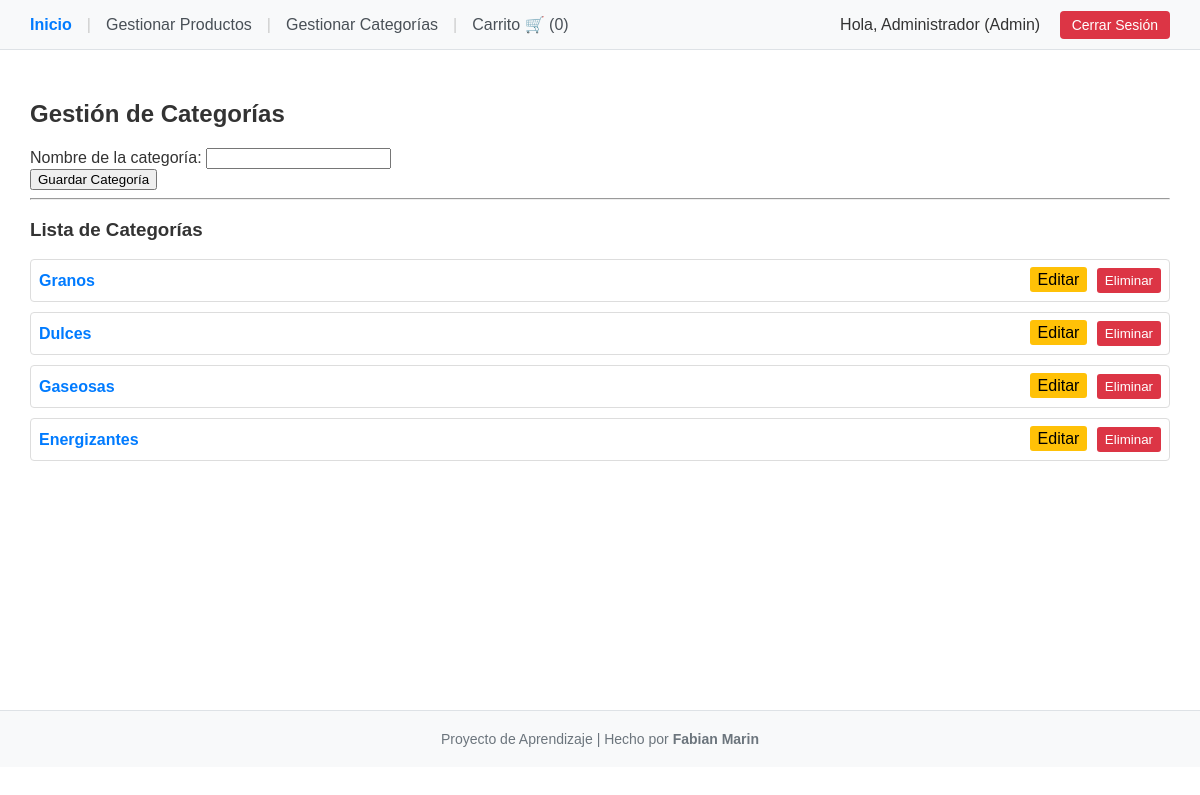
Screenshot of /categorias (signed in) with the database file from the repository.
### tables this page shows
CREATE TABLE categorias (
            id INTEGER PRIMARY KEY AUTOINCREMENT,
            nombre TEXT NOT NULL
        );

### app.py (the view, shortened to what this page needs)
@app.route('/categorias', methods=['GET', 'POST'])
def categorias():
    if session.get('rol') != 'admin':
        flash("Acceso denegado. Debes iniciar sesión como administrador.", "error")
        return redirect(url_for('login'))
    conn = get_db_connection()
    categorias_db = conn.execute('SELECT * FROM categorias').fetchall()
    conn.close()
    return render_template('categorias.html', categorias_html=categorias_db)

### app.py (called while the page is built)
def get_db_connection():
    conn = sqlite3.connect('tienda.db')
    conn.row_factory = sqlite3.Row
    return conn

@app.context_processor
def inject_cart_count():
    carrito = session.get('carrito', {})
    total_items = sum(carrito.values())
    return dict(total_carrito=total_items)

### templates/categorias.html
{% extends 'base.html' %}
{% block content %}
<h2>Gestión de Categorías</h2>
<form action="/categorias" method="POST">
    <div>
        <label for="nombre">Nombre de la categoría:</label>
        <input type="text" id="nombre" name="nombre" required>
    </div>
    <button type="submit">Guardar Categoría</button>
</form>
<hr>
<h3>Lista de Categorías</h3>
<ul style="list-style-type: none; padding: 0;">
    {% for cat in categorias_html %}
    <li
        style="margin-bottom: 10px; padding: 8px; border: 1px solid #ddd; border-radius: 4px; display: flex; justify-content: space-between; align-items: center;">
        <a href="/categoria/{{ cat.id }}/productos" style="font-weight: bold; text-decoration: none; color: #007bff;">
            {{ cat.nombre }}
        </a>
        <div>
            <a href="/categorias/editar/{{ cat.id }}"
                style="background-color: #ffc107; color: black; padding: 4px 8px; text-decoration: none; border-radius: 3px; margin-right: 5px;">Editar</a>
            <form action="/categorias/eliminar/{{ cat.id }}" method="POST"
                style="display: inline; margin: 0; padding: 0;">
                <button type="submit"
                    style="background-color: #dc3545; color: white; border: none; padding: 5px 8px; border-radius: 3px; cursor: pointer;"
                    onclick="return confirm('¿Estás seguro de eliminar esta categoría?');">Eliminar</button>
            </form>
        </div>
    </li>
    {% endfor %}
</ul>
{% endblock %}

### static/css/style.css (style rules this page uses)
body { font-family: Arial, sans-serif; margin: 0; padding: 0; background-color: #ffffff; color: #333333; }

### rows the page displays
categorias: nombre "Granos"
categorias: nombre "Dulces"
categorias: nombre "Gaseosas"
categorias: nombre "Energizantes"

### other values shown
{{ total_carrito }} "0"
{{ session.get('nombre_usuario') }} "Administrador"
